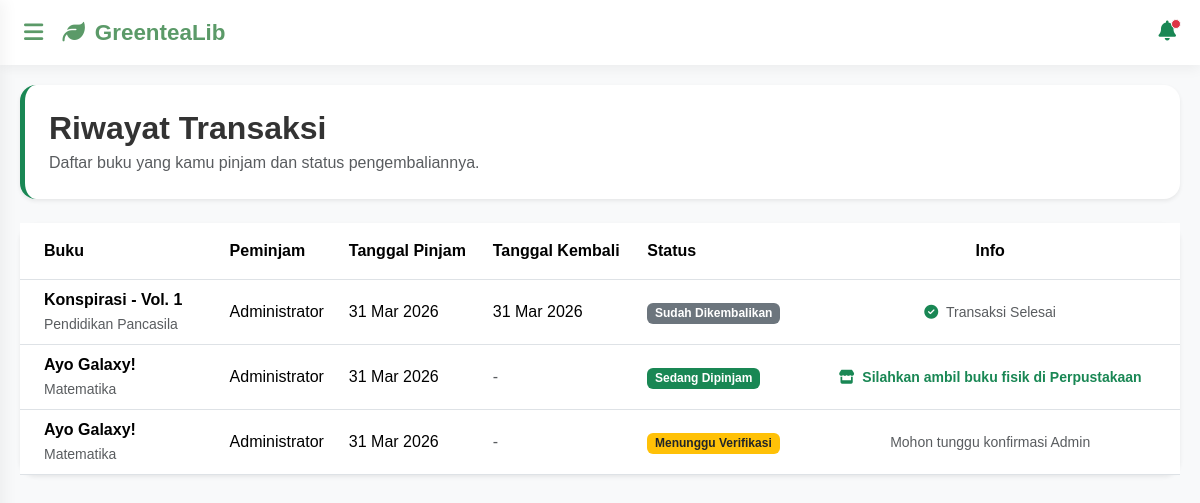
/Views/Transaksi.php (signed in), run on an earlier commit of the app's database.
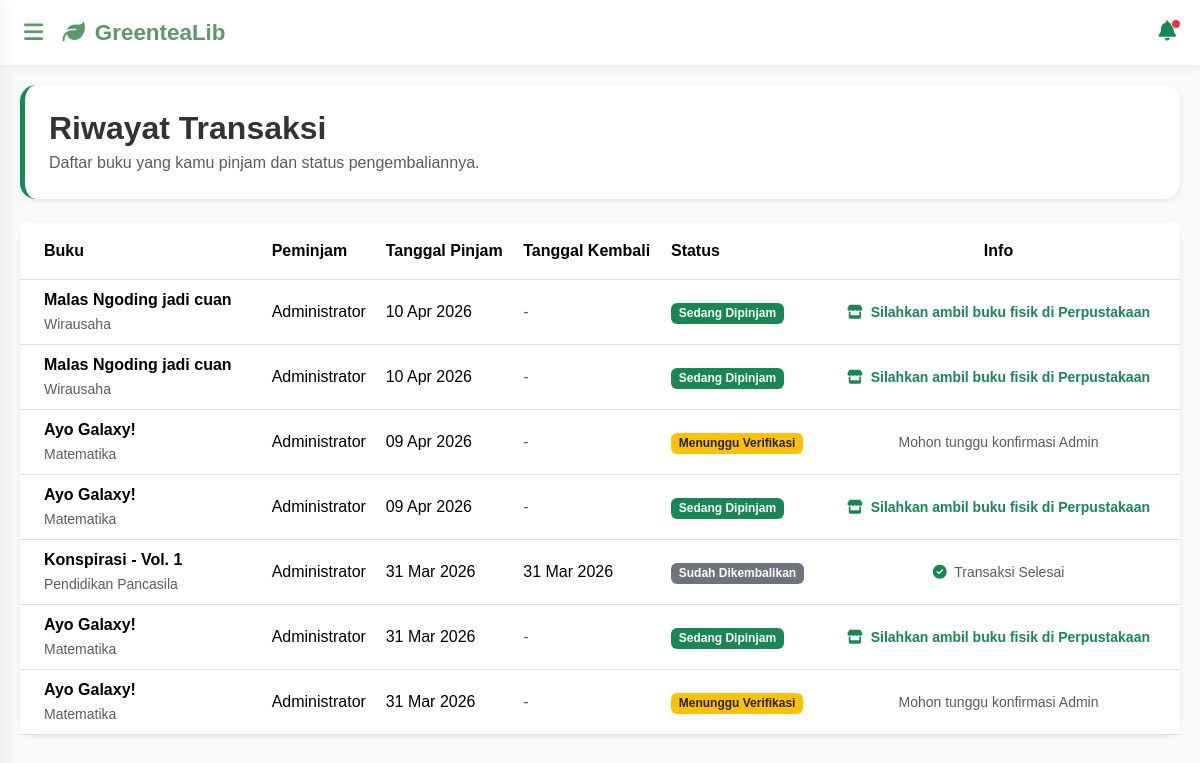
And on a later commit of the database.
### tables this page shows
CREATE TABLE `transaksi` (
  `id` int(11) NOT NULL,
  `id_user` int(11) NOT NULL,
  `id_buku` int(11) NOT NULL,
  `tgl_pinjam` date NOT NULL,
  `tgl_kembali` date DEFAULT NULL,
  `status` enum('dipinjam','kembali','tunggu','tolak') DEFAULT 'dipinjam'
);

CREATE TABLE `buku` (
  `id` int(11) NOT NULL,
  `judul` varchar(255) NOT NULL,
  `kategori` enum('Matematika','Bahasa Indonesia','Bahasa Inggris','Pendidikan Agama Islam','Bahasa Sunda','Sejarah','Pendidikan Pancasila','Wirausaha','Akutansi') DEFAULT NULL,
  `stok` int(11) DEFAULT 0
);

CREATE TABLE `users` (
  `id` int(11) NOT NULL,
  `username` varchar(50) NOT NULL,
  `password` varchar(255) NOT NULL,
  `role` enum('admin','user') NOT NULL DEFAULT 'user'
);

### Models/M_Connect.php (called while the page is built, shortened)
<?php
class M_Connect
{
	private $host = "localhost",
	$username = "root",
	$pass = "",
	$db = "ukk_4_fahmi";
	function __construct()
	{
		$this->connect = mysqli_connect($this->host, $this->username, $this->pass, $this->db);
		if ($this->connect)
		{
			return $this->connect;
		}else{
			echo mysqli_connect_error();
		}
	}
}

### Models/M_Transaksi.php (called while the page is built, shortened)
<?php
include_once 'M_Connect.php';
class M_Transaksi{
    public function SHOW_TRANSAKSI($id = null)
    {
        $conn = new M_Connect();
        $sql = "SELECT
                    transaksi.*,
                    users.username,
                    buku.judul,
                    buku.kategori
                FROM transaksi
                JOIN users ON transaksi.id_user = users.id
                JOIN buku ON transaksi.id_buku = buku.id";
        if($id != null){
            $sql .= " WHERE transaksi.id_user = '$id'";
        }
        $sql .= " ORDER BY transaksi.id DESC";
        $post = mysqli_query($conn->connect, $sql);
        $result = [];
        if($post->num_rows > 0){
            while ($data = mysqli_fetch_object($post)){
                $result[] = $data;
            }
        }
        return $result;
    }
}

### Controllers/C_Transaksi.php (called while the page is built, shortened)
<?php
include_once '../Models/M_Transaksi.php';
$tran = new M_Transaksi();
try {
    if (!empty($_GET['aksi'])) {
        if ($_GET['aksi'] == 'pinjam') {
            $id_user = $_SESSION['id_user'];
            $id_buku = $_GET['id_buku'];
            $simpan = $tran->ADD_PINJAM($id_user, $id_buku);
            if ($simpan) {
                echo "
                <script>
                    alert('Buku Berhasil Dipinjam!');
                    window.location='../Views/Transaksi.php';
                </script>";
            } else {
                echo "
                <script>
                    alert('Gagal Pinjam! Stok Habis atau Sistem Error');
                    window.location='../Views/V_KatalogBuku.php';
                </script>";
            }
        }
        elseif ($_GET['aksi'] == 'kembali') {
            $id_transaksi = $_GET['id'];
            $update = $tran->KEMBALIKAN_BUKU($id_transaksi);
            if ($update) {
                echo "
                <script>
                    alert('Buku Telah Dikembalikan!');
                    window.location='../Views/V_Transaksi.php';
                </script>";
            }
        }
        elseif ($_GET['aksi'] == 'acc') {
            $id_transaksi = $_GET['id'];
            $update = $tran->ACC_PINJAMAN($id_transaksi);
            if ($update) {
                echo "
                <script>
                    alert('Pinjaman di-ACC! Buku siap diambil user.');
                    window.location='../Views/V_Transaksi.php';
                </script>";
            } else {
                echo "
                <script>
                    alert('Gagal ACC! Stok buku mungkin sudah habis.');
                    window.location='../Views/V_Transaksi.php';
                </script>";
            }
        }elseif ($_GET['aksi'] == 'hapus') {
            $id_transaksi = $_GET['id'];
            $tran->DELETE_TRANSAKSI($id_transaksi);
        }elseif ($_GET['aksi'] == 'tolak') {
            $id_transaksi = $_GET['id'];
            $tran->TOLAK_BUKU($id_transaksi);
        }
    } else {
        $role = $_SESSION['role'];
        $id_log = $_SESSION['id_user'];
        $now = basename($_SERVER['PHP_SELF']);
        if (($now == 'V_Transaksi.php' || $now == 'admin-panel.php') && $role == 'admin') {
            $totalTransaksi = $tran->COUNT_TRANSAKSI();
            $trans = $tran->SHOW_TRANSAKSI();
            $viewMode = 'admin';
        } else {
            $trans = $tran->SHOW_TRANSAKSI($id_log);
        }
    }
} catch (Exception $e) {
    echo "Error: " . $e->getMessage();
}

### Views/Transaksi.php (the view)
<?php
    include_once '../Controllers/C_Transaksi.php';
    include_once 'HEADER.php';
?>
<div class="row mb-4">
    <div class="col-12">
        <div class="p-4 rounded-4 shadow-sm bg-white border-start border-success border-5">
            <h2 class="fw-bold mb-1">Riwayat Transaksi</h2>
            <p class="text-muted mb-0">Daftar buku yang kamu pinjam dan status pengembaliannya.</p>
        </div>
    </div>
</div>
<div class="card border-0 shadow-sm rounded-4">
    <div class="card-body p-0">
        <div class="table-responsive">
            <table class="table table-hover align-middle mb-0">
                <thead class="bg-light">
                    <tr>
                        <th class="px-4 py-3">Buku</th>
                        <th class="py-3">Peminjam</th>
                        <th class="py-3">Tanggal Pinjam</th>
                        <th class="py-3">Tanggal Kembali</th>
                        <th class="py-3">Status</th>
                        <th class="px-4 py-3 text-center">Info</th>
                    </tr>
                </thead>
                <tbody>
                <?php if (!empty($trans)) : ?>
                    <?php foreach ($trans as $tr) : ?>
                        <tr>
                            <td class="px-4">
                                <div class="fw-bold"><?= $tr->judul ?></div>
                                <small class="text-muted"><?= $tr->kategori ?></small>
                            </td>
                            <td><?= $tr->username ?></td>
                            <td><?= date('d M Y', strtotime($tr->tgl_pinjam)) ?></td>
                            <td>
                                <?= ($tr->tgl_kembali) ? date('d M Y', strtotime($tr->tgl_kembali)) : '<span class="text-muted">-</span>' ?>
                            </td>
                            <td>
                                <?php if($tr->status == 'tunggu'): ?>
                                    <span class="badge bg-warning text-dark">Menunggu Verifikasi</span>
                                <?php elseif($tr->status == 'dipinjam'): ?>
                                    <span class="badge bg-success text-white">Sedang Dipinjam</span>
                                <?php elseif($tr->status == 'kembali'): ?>
                                    <span class="badge bg-secondary">Sudah Dikembalikan</span>
                                <?php elseif($tr->status == 'tolak'): ?>
                                    <span class="badge bg-danger">Transaksi Ditolak</span>
                                <?php endif; ?>
                            </td>
                            <td class="px-4 text-center">
                                <?php if ($tr->status == 'tunggu') : ?>
                                    <small class="text-muted">Mohon tunggu konfirmasi Admin</small>
                                <?php elseif ($tr->status == 'dipinjam') : ?>
                                    <div class="text-success small fw-bold">
                                        <i class="fas fa-store me-1"></i> Silahkan ambil buku fisik di Perpustakaan
                                    </div>
                                <?php elseif($tr->status == 'tolak') : ?>
                                    <span class="text-muted small">
                                        <i class="fas fa-times-circle text-danger me-1"></i> Transaksi Ditolak
                                    </span>
                                <?php else : ?>
                                    <span class="text-muted small">
                                        <i class="fas fa-check-circle text-success me-1"></i> Transaksi Selesai
                                    </span>
                                <?php endif; ?>
                            </td>
                        </tr>
                    <?php endforeach; ?>
                <?php else : ?>
                    <tr>
                        <td colspan="6" class="text-center text-muted">Tidak ada data transaksi</td>
                    </tr>
                    <?php endif; ?>
                </tbody>
            </table>
        </div>
    </div>
</div>
<?php include_once 'FOOTER.php'; ?>

### Views/HEADER.php (shortened to what this page needs)
<?php
	include_once '../Models/M_Transaksi.php';
	$trNotif = new M_Transaksi();
	$dataNotif = [];
	if (isset($_SESSION['id_user'])) {
		$dataNotif = $trNotif->SHOW_TRANSAKSI($_SESSION['id_user']);
	}
?>
<!DOCTYPE html>
<html lang="en">
    <head>
        <link rel="stylesheet" href="../assets/src/bootstrap/css/bootstrap.min.css">
        <link href="../assets/src/icons/css/all.min.css" rel="stylesheet">
    </head>
    <body>
		<header class="topbar">
			<label for="toggleSidebar" class="hamburger"><i class="fas fa-bars"></i></label>
			<div class="brand">
				<i class="fas fa-leaf"></i> GreenteaLib
			</div>
			<div class="ms-auto dropdown">
				<a href="#" class="text-decoration-none text-success position-relative" id="notifDropdown" data-bs-toggle="dropdown">
					<i class="fas fa-bell fs-5"></i>
					<?php
					$adaPesanBaru = false;
					foreach($dataNotif as $notif) {
						if($notif->status == 'dipinjam' || $notif->status == 'tolak') $adaPesanBaru = true;
					}
					if($adaPesanBaru): ?>
						<span class="position-absolute top-0 start-100 translate-middle p-1 bg-danger border border-light rounded-circle"></span>
					<?php endif; ?>
				</a>
			</div>
		</header>
        	<div class="content-area">

### Views/FOOTER.php (shortened to what this page needs)
    <br>
    </body>
</html>

### Views/HEADER.php (style rules this page uses)
:root { --green-tea: #5B9A68; --green-tea-dark: #388E3C; --green-tea-soft: #F1F8E9; --text-dark: #333333; --white: #ffffff; }
body { margin: 0; font-family: 'Poppins', sans-serif; background: #f8f9fa; color: var(--text-dark); }
.topbar { height: 65px; background: var(--white); color: var(--green-tea); display: flex; align-items: center; padding: 0 1.5rem; position: fixed; top: 0; left: 0; right: 0; z-index: 1000; box-shadow: 0 4px 12px rgba(0,0,0,0.05); }
.hamburger { font-size: 22px; cursor: pointer; margin-right: 1.2rem; user-select: none; transition: 0.3s; }
.brand { font-weight: 700; font-size: 1.4rem; display: flex; align-items: center; gap: 10px; }
.content-area { padding-top: 85px; padding-left: 20px; padding-right: 20px; }

What changed in the data, as far as the page shows it:
added transaksi: id_buku.judul "Malas Ngoding jadi cuan", id_buku.kategori "Wirausaha", id_user.username "Administrator", tgl_pinjam "10 Apr 2026", status "Sedang Dipinjam", shows "Silahkan ambil buku fisik di Perpustakaan"
added transaksi: id_buku.judul "Malas Ngoding jadi cuan", id_buku.kategori "Wirausaha", id_user.username "Administrator", tgl_pinjam "10 Apr 2026", status "Sedang Dipinjam", shows "Silahkan ambil buku fisik di Perpustakaan"
added transaksi: id_buku.judul "Ayo Galaxy!", id_buku.kategori "Matematika", id_user.username "Administrator", tgl_pinjam "09 Apr 2026", status "Menunggu Verifikasi"
added transaksi: id_buku.judul "Ayo Galaxy!", id_buku.kategori "Matematika", id_user.username "Administrator", tgl_pinjam "09 Apr 2026", status "Sedang Dipinjam", shows "Silahkan ambil buku fisik di Perpustakaan"
